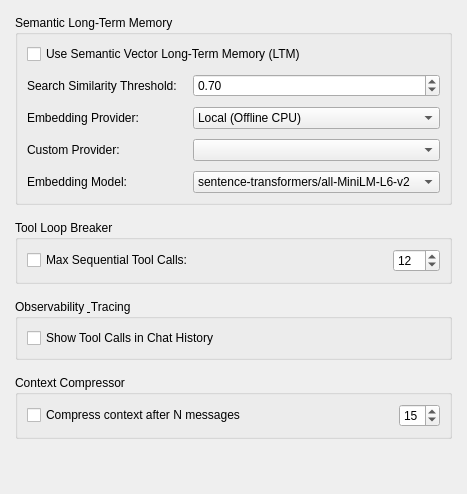
     <widget class="QWidget" name="advanced_tab">
      <attribute name="title">
       <string>Runtime</string>
      </attribute>
      <layout class="QVBoxLayout" name="verticalLayout_advanced">
       <property name="spacing">
        <number>15</number>
       </property>
       <property name="leftMargin">
        <number>15</number>
       </property>
       <property name="topMargin">
        <number>15</number>
       </property>
       <property name="rightMargin">
        <number>15</number>
       </property>
       <property name="bottomMargin">
        <number>15</number>
       </property>
       <item>
        <widget class="QGroupBox" name="grp_semantic">
         <property name="title">
          <string>Semantic Long-Term Memory</string>
         </property>
         <layout class="QVBoxLayout" name="verticalLayout_semantic">
          <property name="spacing">
           <number>10</number>
          </property>
          <item>
           <widget class="QCheckBox" name="chk_use_semantic">
            <property name="text">
             <string>Use Semantic Vector Long-Term Memory (LTM)</string>
            </property>
           </widget>
          </item>
          <item>
           <layout class="QHBoxLayout" name="horizontalLayout_threshold">
            <item>
             <widget class="QLabel" name="label_threshold">
              <property name="minimumSize">
               <size>
                <width>156</width>
                <height>0</height>
               </size>
              </property>
              <property name="maximumSize">
               <size>
                <width>156</width>
                <height>16777215</height>
               </size>
              </property>
              <property name="text">
               <string>Search Similarity Threshold:</string>
              </property>
             </widget>
            </item>
            <item>
             <widget class="QDoubleSpinBox" name="spin_threshold">
              <property name="sizePolicy">
               <sizepolicy hsizetype="Expanding" vsizetype="Fixed">
                <horstretch>0</horstretch>
                <verstretch>0</verstretch>
               </sizepolicy>
              </property>
              <property name="maximum">
               <double>1.000000000000000</double>
              </property>
              <property name="singleStep">
               <double>0.050000000000000</double>
              </property>
              <property name="value">
               <double>0.700000000000000</double>
              </property>
             </widget>
            </item>
           </layout>
          </item>
          <item>
           <layout class="QHBoxLayout" name="horizontalLayout_emb_provider">
            <item>
             <widget class="QLabel" name="label_emb_provider">
              <property name="minimumSize">
               <size>
                <width>156</width>
                <height>0</height>
               </size>
              </property>
              <property name="maximumSize">
               <size>
                <width>156</width>
                <height>16777215</height>
               </size>
              </property>
              <property name="text">
               <string>Embedding Provider:</string>
              </property>
             </widget>
            </item>
            <item>
             <widget class="QComboBox" name="combo_emb_provider">
              <property name="sizePolicy">
               <sizepolicy hsizetype="Expanding" vsizetype="Fixed">
                <horstretch>0</horstretch>
                <verstretch>0</verstretch>
               </sizepolicy>
              </property>
              <item>
               <property name="text">
                <string>Local (Offline CPU)</string>
               </property>
              </item>
              <item>
               <property name="text">
                <string>Gemini</string>
               </property>
              </item>
              <item>
               <property name="text">
                <string>Custom / OpenAI Compatible</string>
               </property>
              </item>
             </widget>
            </item>
           </layout>
          </item>
          <item>
           <layout class="QHBoxLayout" name="horizontalLayout_emb_provider_2">
            <item>
             <widget class="QLabel" name="label_emb_provider_2">
              <property name="minimumSize">
               <size>
                <width>156</width>
                <height>0</height>
               </size>
              </property>
              <property name="maximumSize">
               <size>
                <width>156</width>
                <height>16777215</height>
               </size>
              </property>
              <property name="text">
               <string>Custom Provider:</string>
              </property>
             </widget>
            </item>
            <item>
             <widget class="QComboBox" name="combo_emb_provider_2">
              <property name="sizePolicy">
               <sizepolicy hsizetype="Expanding" vsizetype="Fixed">
                <horstretch>0</horstretch>
                <verstretch>0</verstretch>
               </sizepolicy>
              </property>
             </widget>
            </item>
           </layout>
          </item>
          <item>
           <layout class="QHBoxLayout" name="horizontalLayout_emb_model">
            <item>
             <widget class="QLabel" name="label_emb_model">
              <property name="minimumSize">
               <size>
                <width>156</width>
                <height>0</height>
               </size>
              </property>
              <property name="maximumSize">
               <size>
                <width>156</width>
                <height>16777215</height>
               </size>
              </property>
              <property name="text">
               <string>Embedding Model:</string>
              </property>
             </widget>
            </item>
            <item>
             <widget class="QComboBox" name="comboBox">
              <property name="sizePolicy">
               <sizepolicy hsizetype="Expanding" vsizetype="Fixed">
                <horstretch>0</horstretch>
                <verstretch>0</verstretch>
               </sizepolicy>
              </property>
              <item>
               <property name="text">
                <string>sentence-transformers/all-MiniLM-L6-v2</string>
               </property>
              </item>
             </widget>
            </item>
           </layout>
          </item>
         </layout>
        </widget>
       </item>
       <item>
        <widget class="QGroupBox" name="grp_loop">
         <property name="title">
          <string>Tool Loop Breaker</string>
         </property>
         <layout class="QVBoxLayout" name="verticalLayout_loop">
          <item>
           <layout class="QHBoxLayout" name="horizontalLayout_max_tools">
            <item>
             <widget class="QCheckBox" name="checkBoxMaxToolCalls">
              <property name="text">
               <string>Max Sequential Tool Calls:</string>
              </property>
             </widget>
            </item>
            <item>
             <widget class="QSpinBox" name="spin_max_tools">
              <property name="sizePolicy">
               <sizepolicy hsizetype="Maximum" vsizetype="Fixed">
                <horstretch>0</horstretch>
                <verstretch>0</verstretch>
               </sizepolicy>
              </property>
              <property name="minimum">
               <number>1</number>
              </property>
              <property name="maximum">
               <number>100</number>
              </property>
              <property name="value">
               <number>12</number>
              </property>
             </widget>
            </item>
           </layout>
          </item>
         </layout>
        </widget>
       </item>
       <item>
        <widget class="QGroupBox" name="grp_observability">
         <property name="title">
          <string>Observability &amp; Tracing</string>
         </property>
         <layout class="QVBoxLayout" name="verticalLayout_observability">
          <item>
           <widget class="QCheckBox" name="chk_show_tool_calls">
            <property name="text">
             <string>Show Tool Calls in Chat History</string>
            </property>
           </widget>
          </item>
         </layout>
        </widget>
       </item>
       <item>
        <widget class="QGroupBox" name="groupBox_3">
         <property name="title">
          <string>Context Compressor</string>
         </property>
         <layout class="QGridLayout" name="gridLayout_14">
          <item row="0" column="0">
           <layout class="QHBoxLayout" name="horizontalLayout_24">
            <item>
             <widget class="QCheckBox" name="checkBoxCompressContext">
              <property name="text">
               <string>Compress context after N messages</string>
              </property>
             </widget>
            </item>
            <item>
             <widget class="QSpinBox" name="spinBoxCompressContextCount">
              <property name="sizePolicy">
               <sizepolicy hsizetype="Maximum" vsizetype="Fixed">
                <horstretch>0</horstretch>
                <verstretch>0</verstretch>
               </sizepolicy>
              </property>
              <property name="value">
               <number>15</number>
              </property>
             </widget>
            </item>
           </layout>
          </item>
         </layout>
        </widget>
       </item>
       <item>
        <spacer name="verticalSpacer_advanced">
         <property name="orientation">
          <enum>Qt::Vertical</enum>
         </property>
         <property name="sizeHint" stdset="0">
          <size>
           <width>20</width>
           <height>40</height>
          </size>
         </property>
        </spacer>
       </item>
      </layout>
     </widget>
